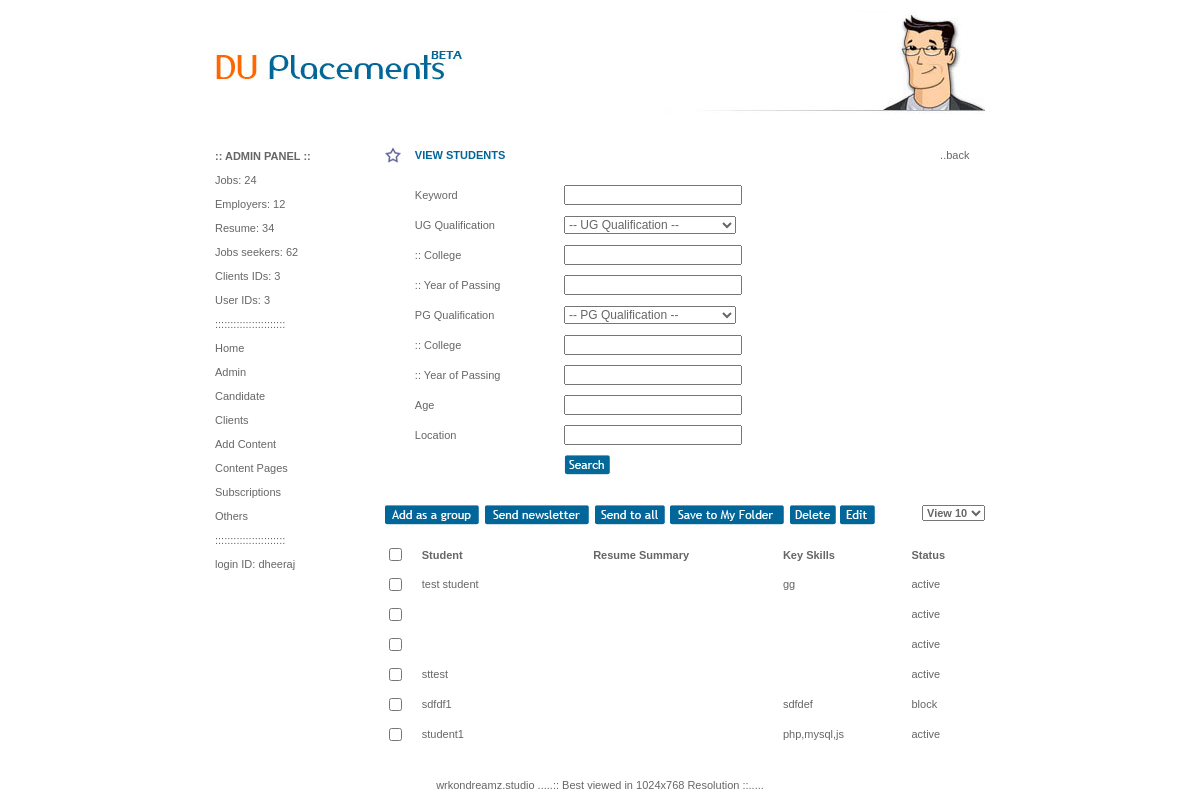
Page /admin/admin_students_view.php (signed in) on the committed database.
### tables this page shows
CREATE TABLE IF NOT EXISTS `dup_students` (
  `st_id` int(11) NOT NULL AUTO_INCREMENT,
  `st_username` varchar(60) NOT NULL,
  `st_pass` varchar(60) NOT NULL,
  `st_email` varchar(60) NOT NULL,
  `st_name` varchar(60) NOT NULL,
  `st_location` varchar(60) NOT NULL,
  `st_created` date NOT NULL,
  `st_mobile` varchar(30) NOT NULL DEFAULT 'NO',
  `st_status` char(10) NOT NULL DEFAULT 'active',
  `st_dob` date NOT NULL,
  `st_keyskills` text NOT NULL,
  `st_resumeheadline` varchar(255) NOT NULL,
  `st_resumepath` varchar(255) NOT NULL,
  `st_textresume` text NOT NULL,
  `st_contact_no` varchar(100) NOT NULL,
  `st_ug_qualification` varchar(100) NOT NULL,
  `st_ug_specilization` varchar(100) NOT NULL,
  `st_ug_univ` varchar(200) NOT NULL,
  `st_ug_college` varchar(200) NOT NULL,
  `st_ug_passyear` varchar(10) NOT NULL,
  `st_pg_qualification` varchar(100) NOT NULL,
  `st_pg_specilization` varchar(100) NOT NULL,
  `st_pg_univ` varchar(100) NOT NULL,
  `st_pg_college` varchar(200) NOT NULL,
  `st_pg_passyear` varchar(10) NOT NULL,
  `st_resume_modified` date NOT NULL,
  `st_photo` varchar(150) NOT NULL,
  `st_address` text NOT NULL,
  `st_gender` varchar(11) NOT NULL,
  PRIMARY KEY (`st_id`)
);

### admin/admin_students_view.php (the view, shortened to what this page needs)
<?php
$startlimit = 0;
$nextlimit = 10;
$sql = "select * from dup_students limit $startlimit, $nextlimit";
$res = mysql_query($sql);
include("header.php");?>
      <div style="width:770px; float:left;">
        <?php include("menu.php");?>
	<div align="left" class="adminright">
    <div style="width:600px; padding-top:5px;">
    <div style="width:600px;">
	<table width="600" border="0" cellspacing="0" cellpadding="0">
  	<tr>
    <td width="30" align="left" valign="middle"><strong><img src="../images/admin-star.jpg" alt="star" /></strong></td>
    <td width="150" height="20" align="left" valign="middle"><span class="blue"><strong> VIEW STUDENTS</strong></span></td>
    <td width="175" height="20" align="left" valign="middle"></td>
    <td width="105" height="20" align="left" valign="middle"></td>
    <td width="60" height="20" align="left" valign="middle"></td>
    <td width="35" height="20" align="left" valign="middle"></td>
    <td width="45" height="20" align="left" valign="middle"><a href="admin_students.php" class="link">..back</a></td>
  	</tr>
  	<tr>
    <td width="30" height="15" align="left" valign="middle"></td>
    <td width="150" height="15" align="left" valign="middle"></td>
    <td width="175" height="15" align="left" valign="middle"></td>
    <td width="105" height="15" align="left" valign="middle"></td>
    <td width="60" height="15" align="left" valign="middle"></td>
    <td width="35" height="15" align="left" valign="middle"></td>
    <td width="45" height="15" align="left" valign="middle"></td>
  	</tr>
  	<tr>
    <td height="30" align="left" valign="middle"></td>
    <td height="30" align="left" valign="middle">Keyword</td>
    <td height="30" align="left" valign="middle"><input name="st_keyskills" type="text" class="form" id="st_keyskills" /></td>
    <td height="30" align="left" valign="middle"></td>
    <td height="30" align="left" valign="middle"></td>
    <td height="30" align="center" valign="middle"></td>
    <td width="45" height="30" align="center" valign="middle"></td>
  	</tr>
  	<tr>
    <td height="30" align="left" valign="middle"></td>
    <td height="30" align="left" valign="middle">UG Qualification</td>
    <td height="30" align="left" valign="middle"><select name="st_ug_qualification" class="formi" id="select" style="width:172px;">
      <option value="" selected="selected" >-- UG Qualification --</option>
    </select></td>
    <td height="30" align="left" valign="middle"></td>
    <td height="30" align="left" valign="middle"></td>
    <td height="30" align="center" valign="middle"></td>
    <td width="45" height="30" align="center" valign="middle"></td>
  	</tr>
  	<tr>
    <td height="30" align="left" valign="middle"></td>
    <td height="30" align="left" valign="middle">:: College</td>
    <td height="30" align="left" valign="middle"><input name="st_ug_college" type="text" class="form" id="st_ug_college" /></td>
    <td height="30" align="left" valign="middle"></td>
    <td height="30" align="left" valign="middle"></td>
    <td height="30" align="center" valign="middle"></td>
    <td width="45" height="30" align="center" valign="middle"></td>
  	</tr>
  	<tr>
    <td height="30" align="left" valign="middle"></td>
    <td height="30" align="left" valign="middle">:: Year of Passing</td>
    <td height="30" align="left" valign="middle"><input name="st_ug_passyear" type="text" class="form" id="st_ug_passyear" /></td>
    <td height="30" align="left" valign="middle"></td>
    <td height="30" align="left" valign="middle"></td>
    <td height="30" align="center" valign="middle"></td>
    <td width="45" height="30" align="center" valign="middle"></td>
  	</tr>
  	<tr>
    <td height="30" align="left" valign="middle"></td>
    <td height="30" align="left" valign="middle">PG Qualification</td>
    <td height="30" align="left" valign="middle"><select name="st_pg_qualification" class="formi" id="st_pg_qualification" style="width:172px;">
      <option value="" selected="selected" >-- PG Qualification --</option>
    </select></td>
    <td height="30" align="left" valign="middle"></td>
    <td height="30" align="left" valign="middle"></td>
    <td height="30" align="center" valign="middle"></td>
    <td width="45" height="30" align="center" valign="middle"></td>
  	</tr>
  	<tr>
    <td height="30" align="left" valign="middle"></td>
    <td height="30" align="left" valign="middle">:: College</td>
    <td height="30" align="left" valign="middle"><input name="inst" type="text" class="form" id="inst" /></td>
    <td height="30" align="left" valign="middle"></td>
    <td height="30" align="left" valign="middle"></td>
    <td height="30" align="center" valign="middle"></td>
    <td width="45" height="30" align="center" valign="middle"></td>
  	</tr>
  	<tr>
    <td height="30" align="left" valign="middle"></td>
    <td height="30" align="left" valign="middle">:: Year of Passing</td>
    <td height="30" align="left" valign="middle"><input name="yop" type="text" class="form" id="yop" /></td>
    <td height="30" align="left" valign="middle"></td>
    <td height="30" align="left" valign="middle"></td>
    <td height="30" align="center" valign="middle"></td>
    <td width="45" height="30" align="center" valign="middle"></td>
  	</tr>
  	<tr>
    <td height="30" align="left" valign="middle"></td>
    <td height="30" align="left" valign="middle">Age </td>
    <td height="30" align="left" valign="middle"><input name="inst" type="text" class="form" id="inst" /></td>
    <td height="30" align="left" valign="middle"></td>
    <td height="30" align="left" valign="middle"></td>
    <td height="30" align="center" valign="middle"></td>
    <td width="45" height="30" align="center" valign="middle"></td>
  	</tr>
  	<tr>
    <td height="30" align="left" valign="middle"></td>
    <td height="30" align="left" valign="middle">Location</td>
    <td height="30" align="left" valign="middle"><input name="yop" type="text" class="form" id="yop" /></td>
    <td height="30" align="left" valign="middle"></td>
    <td height="30" align="left" valign="middle"></td>
    <td height="30" align="center" valign="middle"></td>
    <td width="45" height="30" align="center" valign="middle"></td>
  	</tr>
  	<tr>
    <td height="30" align="left" valign="middle"></td>
    <td height="30" align="left" valign="middle"></td>
    <td height="30" align="left" valign="middle"><input type="image" src="../images/du-btn-search.jpg" name="submit2" id="submit2" value="Submit" /></td>
    <td height="30" align="left" valign="middle"></td>
    <td height="30" align="left" valign="middle"></td>
    <td height="30" align="center" valign="middle"></td>
    <td width="45" height="30" align="center" valign="middle"></td>
  	</tr>
	</table>
	<table width="600" border="0" cellspacing="0" cellpadding="0">
  	<tr>
    <td height="25" align="left" valign="top"></td>
    <td height="25" align="left" valign="top"></td>
    <td height="25" align="left" valign="top"></td>
    <td height="25" align="left" valign="top"></td>
    <td height="25" align="left" valign="top"></td>
    <td height="25" align="right" valign="top"></td>
  	</tr>
  	<tr>
    <td width="100" height="40" align="left" valign="top"><input type="image" src="../images/du-btn-addasagroup.jpg" name="submit3" id="submit3" value="Submit" /></td>
    <td width="110" height="40" align="left" valign="top"><input type="image" src="../images/du-btn-send.jpg" name="submit" id="submit" value="Submit" /></td>
    <td width="75" height="40" align="left" valign="top"><input type="image" src="../images/du-btn-send2.jpg" name="submit" id="submit" value="Submit" /></td>
    <td width="120" height="40" align="left" valign="top"><input type="image" src="../images/du-btn-save.jpg" name="submit" id="submit" value="Submit" /></td>
    <td width="50" height="40" align="left" valign="top"><input type="image" src="../images/du-btn-delete.jpg" name="submit" id="submit" value="Submit" /></td>
    <td width="50" height="40" align="left" valign="top"><input type="image" src="../images/du-btn-edit.jpg" name="submit" id="submit" value="Submit" /></td>
    <td height="40" align="right" valign="top">
    <select name="pages" class="formc" id="pages">
    <option selected="selected">View 10</option>
    </select></td>
  	</tr>
	</table>
	<table width="600" border="0" cellspacing="0" cellpadding="0">
  	<tr>
    <td width="30" align="left" valign="middle">
    <input type="checkbox" name="all_select" id="all_select" />    </td>
    <td width="135" align="left" valign="middle"><strong>Student</strong></td>
    <td width="5" align="left" valign="middle"></td>
    <td width="150" align="left" valign="middle"><strong>Resume Summary</strong></td>
    <td width="5" align="left" valign="middle"></td>
    <td width="105" align="left" valign="middle"><strong>Key Skills</strong></td>
    <td width="60" align="left" valign="middle"><strong>Status</strong></td>
    </tr>
  	<tr>
    <td width="30" height="5" align="left" valign="middle"></td>
    <td width="135" height="5" align="left" valign="middle"></td>
    <td width="5" height="5" align="left" valign="middle"></td>
    <td width="150" height="5" align="left" valign="middle"></td>
    <td width="5" height="5" align="left" valign="middle"></td>
    <td width="105" height="5" align="left" valign="middle"></td>
    <td width="60" height="5" align="left" valign="middle"></td>
    </tr>
	<?php while($rs = mysql_fetch_array($res)) {
	?>
  	<tr>
    <td width="30" height="30" align="left" valign="middle"><input type="checkbox" name="all_select2" id="all_select2" /></td>
    <td width="135" height="30" align="left" valign="middle"><a href="admin_search_students.php?st_id=<?php echo $rs['st_id']; ?>" class="link"><?php echo $rs['st_name']; ?></a></td>
    <td width="5" align="left" valign="middle"></td>
    <td width="150" height="30" align="left" valign="middle"><?php echo $rs['st_resumesummery']; ?></td>
    <td width="5" align="left" valign="middle"></td>
    <td width="105" height="30" align="left" valign="middle"><?php echo $rs['st_keyskills']; ?></td>
    <td width="60" height="30" align="left" valign="middle"><?php echo $rs['st_status']; ?></td>
    </tr>
	<?php } ?>
	</table>
   	  </div>
		</div>
    	  </div>
	   	    </div>
          <?php include("footer.php");?>

### include/style.css (style rules this page uses)
body,td,th { font-family:Verdana, Arial, Helvetica, sans-serif; }
body { font-family:Verdana, Arial, Helvetica, sans-serif; background-repeat: no-repeat; margin-left: 0px; margin-top: 0px; margin-right: 0px; margin-bottom: 0px; font-size:11px; color:#666666; }
a:link { text-decoration: none; }
.blue { color:#006699; }
.form { color:#666666; width:170px; font-size:12px; }
.formi { color:#666666; font-size:12px; }
.formc { color:#666666; font-size:11px; font-weight:bold; }
.link { color:#666666; text-decoration:none; }
.adminright { width:600px; float:left; overflow:hidden; padding-top:10px; }

### rows in the picture
dup_students: st_name "test student", st_keyskills "gg", st_status "active"
dup_students: st_status "active"
dup_students: st_status "active"
dup_students: st_name "sttest", st_status "active"
dup_students: st_name "sdfdf1", st_keyskills "sdfdef", st_status "block"
dup_students: st_name "student1", st_keyskills "php,mysql,js", st_status "active"
